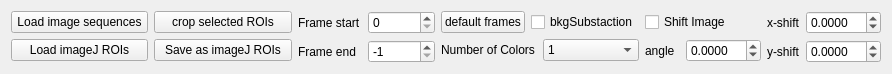
<?xml version="1.0" encoding="UTF-8"?>
<ui version="4.0">
 <class>Form</class>
 <widget class="QWidget" name="Form">
  <property name="geometry">
   <rect>
    <x>0</x>
    <y>0</y>
    <width>892</width>
    <height>72</height>
   </rect>
  </property>
  <property name="windowTitle">
   <string>Form</string>
  </property>
  <layout class="QGridLayout" name="gridLayout">
   <item row="0" column="2">
    <layout class="QVBoxLayout" name="verticalLayout">
     <item>
      <layout class="QHBoxLayout" name="horizontalLayout">
       <item>
        <widget class="QLabel" name="label">
         <property name="text">
          <string>Frame start</string>
         </property>
        </widget>
       </item>
       <item>
        <widget class="QSpinBox" name="frameStartSbox">
         <property name="maximum">
          <number>100000</number>
         </property>
        </widget>
       </item>
      </layout>
     </item>
     <item>
      <layout class="QHBoxLayout" name="horizontalLayout_2">
       <item>
        <widget class="QLabel" name="label_2">
         <property name="text">
          <string>Frame end</string>
         </property>
        </widget>
       </item>
       <item>
        <widget class="QSpinBox" name="frameEndBox">
         <property name="minimum">
          <number>-1</number>
         </property>
         <property name="maximum">
          <number>1000000</number>
         </property>
         <property name="value">
          <number>-1</number>
         </property>
        </widget>
       </item>
      </layout>
     </item>
    </layout>
   </item>
   <item row="0" column="4">
    <layout class="QGridLayout" name="gridLayout_3">
     <item row="0" column="0">
      <layout class="QGridLayout" name="gridLayout_2">
       <item row="0" column="0" colspan="2">
        <widget class="QCheckBox" name="shiftImageCheckBox">
         <property name="text">
          <string>Shift Image         </string>
         </property>
        </widget>
       </item>
       <item row="1" column="0">
        <widget class="QLabel" name="label_3">
         <property name="text">
          <string>angle</string>
         </property>
        </widget>
       </item>
       <item row="1" column="1">
        <widget class="QDoubleSpinBox" name="angleSpinBox">
         <property name="decimals">
          <number>4</number>
         </property>
         <property name="minimum">
          <double>-99.900000000000006</double>
         </property>
         <property name="maximum">
          <double>99.900000000000006</double>
         </property>
        </widget>
       </item>
      </layout>
     </item>
     <item row="0" column="1">
      <layout class="QGridLayout" name="gridLayout_4">
       <item row="0" column="0">
        <widget class="QLabel" name="label_4">
         <property name="text">
          <string>x-shift</string>
         </property>
        </widget>
       </item>
       <item row="0" column="1">
        <widget class="QDoubleSpinBox" name="xShiftSpinBox">
         <property name="decimals">
          <number>4</number>
         </property>
         <property name="minimum">
          <double>-99.900000000000006</double>
         </property>
        </widget>
       </item>
       <item row="1" column="0">
        <widget class="QLabel" name="label_5">
         <property name="text">
          <string>y-shift</string>
         </property>
        </widget>
       </item>
       <item row="1" column="1">
        <widget class="QDoubleSpinBox" name="yShiftSpinBox">
         <property name="decimals">
          <number>4</number>
         </property>
         <property name="minimum">
          <double>-99.900000000000006</double>
         </property>
        </widget>
       </item>
      </layout>
     </item>
    </layout>
   </item>
   <item row="0" column="0">
    <layout class="QVBoxLayout" name="verticalLayout_3">
     <item>
      <widget class="QPushButton" name="loadImageBtn">
       <property name="text">
        <string>Load image sequences</string>
       </property>
      </widget>
     </item>
     <item>
      <widget class="QPushButton" name="loadImageJroisBtn">
       <property name="text">
        <string>Load imageJ ROIs</string>
       </property>
      </widget>
     </item>
    </layout>
   </item>
   <item row="0" column="1">
    <layout class="QVBoxLayout" name="verticalLayout_4">
     <item>
      <widget class="QPushButton" name="cropSelectedBtn">
       <property name="text">
        <string>crop selected ROIs</string>
       </property>
      </widget>
     </item>
     <item>
      <widget class="QPushButton" name="saveImageJroisBtn">
       <property name="text">
        <string>Save as imageJ ROIs</string>
       </property>
      </widget>
     </item>
    </layout>
   </item>
   <item row="0" column="3">
    <layout class="QGridLayout" name="gridLayout_5">
     <item row="0" column="0">
      <widget class="QPushButton" name="defaultFramesBtn">
       <property name="text">
        <string>default frames</string>
       </property>
      </widget>
     </item>
     <item row="0" column="1">
      <widget class="QCheckBox" name="bkgSubstractionCheckBox">
       <property name="text">
        <string>bkgSubstaction</string>
       </property>
      </widget>
     </item>
     <item row="1" column="0" colspan="2">
      <layout class="QHBoxLayout" name="horizontalLayout_7">
       <item>
        <widget class="QLabel" name="label_7">
         <property name="text">
          <string>Number of Colors</string>
         </property>
        </widget>
       </item>
       <item>
        <widget class="QComboBox" name="numColorsCbox">
         <property name="currentText">
          <string>1</string>
         </property>
         <item>
          <property name="text">
           <string>1</string>
          </property>
         </item>
         <item>
          <property name="text">
           <string>2</string>
          </property>
         </item>
         <item>
          <property name="text">
           <string>3</string>
          </property>
         </item>
        </widget>
       </item>
      </layout>
     </item>
    </layout>
   </item>
  </layout>
 </widget>
 <resources/>
 <connections/>
</ui>
